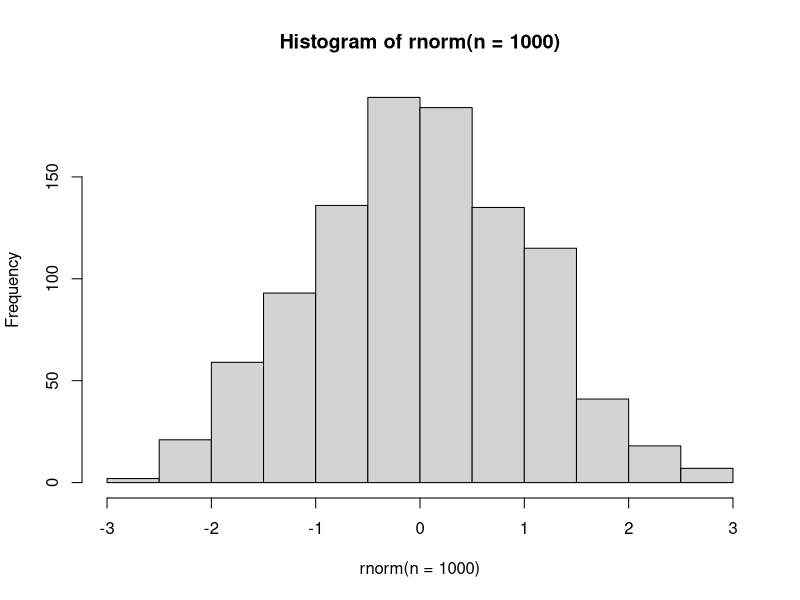
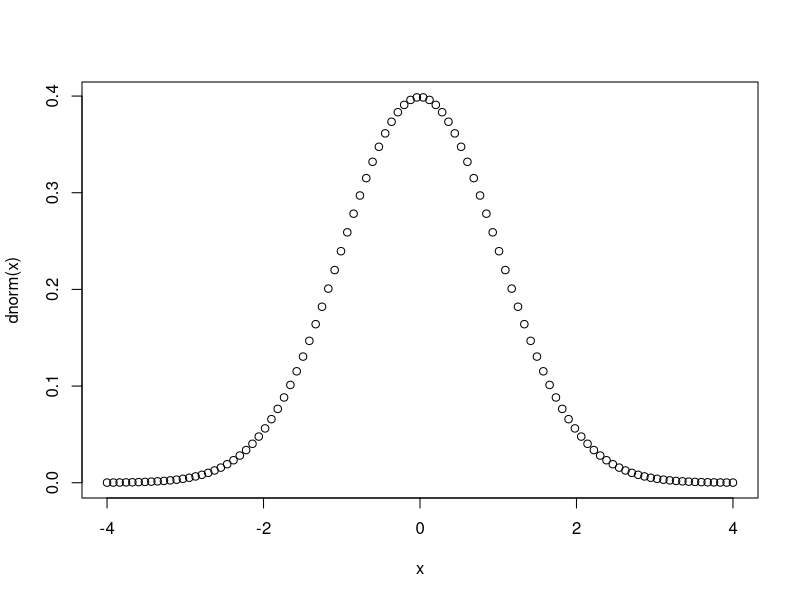
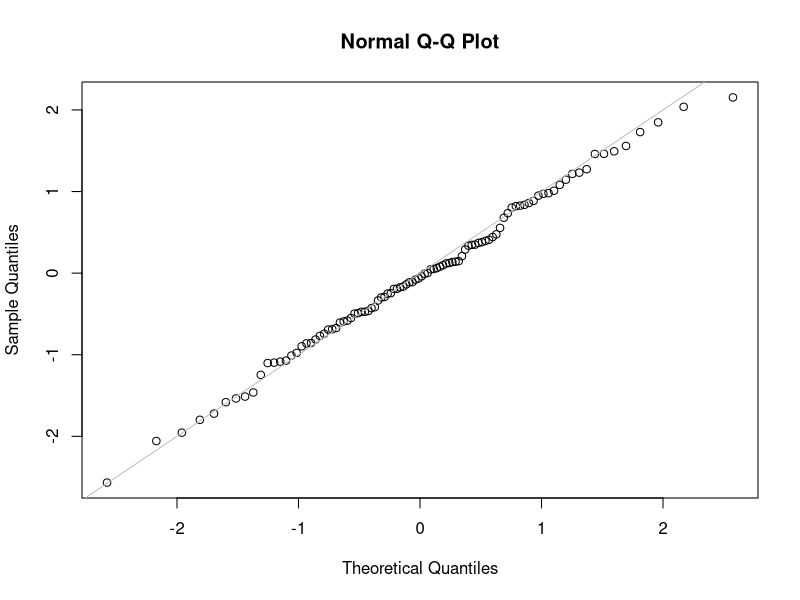

Write the R code that produced these figures, in order.
## ---- chunk 1
# Simulate this using `rnorm()`
# n: number of observations
# mean: 0 by default
# sd: standard deviation, 1 by default
rnorm(n = 10, mean = 5, sd = 2)
## ---- chunk 2
# Plotting a normal distribution
hist(rnorm(n = 1000))
## ---- chunk 3
# Calculate P(X = r) in a normal distribution
# Using `dnorm()`
# Probability of getting a specific value/range in the normal distribution
# x: specific value or range of values
# mean & sd follow the same rules as before

# Example: Probability of drawing 3 (P(X = 3)) from N(0,1)
dnorm(x = 3)

#Example: Probability of drawing -3 to 3 from N(0,1)
sum(dnorm(-3:3))
## ---- chunk 4
# Density Graph
x <- seq(from=-4,to=4,len=100)
plot(x,dnorm(x))
## ---- chunk 5
# Calculate P(X <= r) in a normal distribution
# Using `pnorm()`
# q: specific value (r) or range of values
# mean & sd follow the same rules as before
# lower.tail: if TRUE (default) -> P(X <= r), if FALSE -> P(X > r)

# Example: Probability of drawing 3 or less (P X <= 3) from N(0,1)
pnorm(3)

# Example: Probability of drawing -3 or more (P X > -3) from N(0,1)
pnorm(-3, lower.tail = FALSE)
## ---- chunk 6
# To get r given P(X <= r)
# Using `qnorm()`
# p: probability of P(X <= r)
# mean, sd & lower.tail follow the same rules as before

# Example: In N(0,1) there is a 5% chance of exceeding x. Find x?
# 0.05 chance of exceeding x, means 0.95 chance of getting x or less
qnorm(p = 0.95) # = 1.644854

# Verify result
pnorm(q = 1.644854) # 0.95
## ---- chunk 7
# A QQ-plot is used to visually determine
# how close a sample is to a specified distribution

# Example:
norm_samp <- rnorm(n = 100)
qqnorm(y = norm_samp)
abline(a=0, b=1, col='grey')
